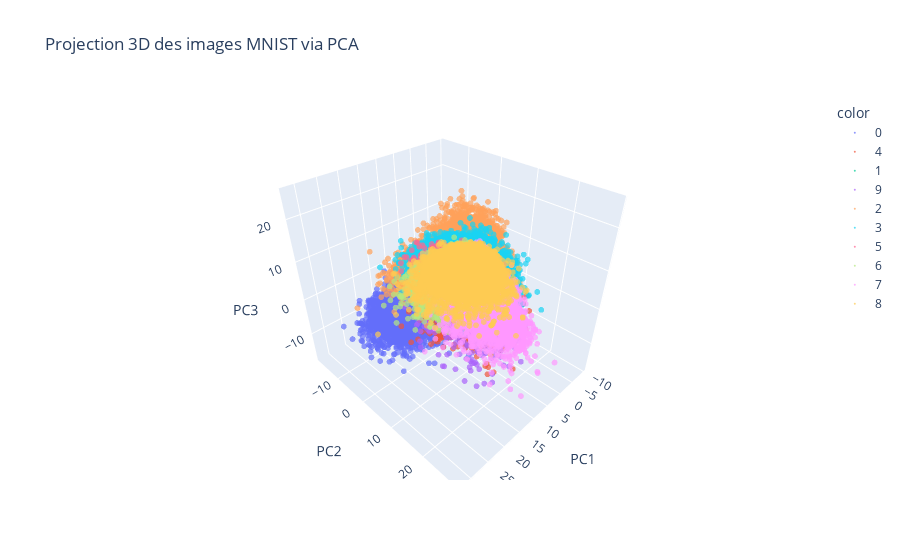

The notebook cell this image was saved under:
### Markdown cell above
## PCA avec 3 composantes principales (Visualisation 3D)

On augmente ici le nombre de composantes principales à **3** au lieu de 2.

Cela nous permet :
- d'observer une séparation supplémentaire qui n’était pas visible en 2D,
- de manipuler l’espace 3D pour explorer les clusters de chiffres.

### Code cell
from sklearn.decomposition import PCA
import plotly.express as px

# Réduction à 3 dimensions
pca_3d = PCA(n_components=3)
X_pca_3d = pca_3d.fit_transform(X_scaled)

# Création d'un DataFrame
df_pca_3d = pd.DataFrame({
    'PC1': X_pca_3d[:, 0],
    'PC2': X_pca_3d[:, 1],
    'PC3': X_pca_3d[:, 2],
    'label': y
})

# Affichage interactif avec Plotly
fig = px.scatter_3d(
    df_pca_3d,
    x='PC1', y='PC2', z='PC3',
    color=df_pca_3d['label'].astype(str),
    title="Projection 3D des images MNIST via PCA",
    labels={"label": "Chiffre"},
    opacity=0.7
)
fig.update_traces(marker=dict(size=2))
fig.show()

### Figure 1 — Plotly figure (JSON) as saved in the notebook; plotly's stock layout.template omitted (floating-point values rounded to 4 significant figures; data arrays with more than 128 entries replaced by an {"elided": "..."} marker saying what was removed)
{"data": [{"hovertemplate": "color=0<br>PC1=%{x}<br>PC2=%{y}<br>PC3=%{z}<extra></extra>", "legendgroup": "0", "marker": {"color": "#636efa", "opacity": 0.7, "size": 2, "symbol": "circle"}, "mode": "markers", "name": "0", "scene": "scene", "showlegend": true, "type": "scatter3d", "x": {"elided": "6903 float values"}, "y": {"elided": "6903 float values"}, "z": {"elided": "6903 float values"}}, {"hovertemplate": "color=4<br>PC1=%{x}<br>PC2=%{y}<br>PC3=%{z}<extra></extra>", "legendgroup": "4", "marker": {"color": "#EF553B", "opacity": 0.7, "size": 2, "symbol": "circle"}, "mode": "markers", "name": "4", "scene": "scene", "showlegend": true, "type": "scatter3d", "x": {"elided": "6824 float values"}, "y": {"elided": "6824 float values"}, "z": {"elided": "6824 float values"}}, {"hovertemplate": "color=1<br>PC1=%{x}<br>PC2=%{y}<br>PC3=%{z}<extra></extra>", "legendgroup": "1", "marker": {"color": "#00cc96", "opacity": 0.7, "size": 2, "symbol": "circle"}, "mode": "markers", "name": "1", "scene": "scene", "showlegend": true, "type": "scatter3d", "x": {"elided": "7877 float values"}, "y": {"elided": "7877 float values"}, "z": {"elided": "7877 float values"}}, {"hovertemplate": "color=9<br>PC1=%{x}<br>PC2=%{y}<br>PC3=%{z}<extra></extra>", "legendgroup": "9", "marker": {"color": "#ab63fa", "opacity": 0.7, "size": 2, "symbol": "circle"}, "mode": "markers", "name": "9", "scene": "scene", "showlegend": true, "type": "scatter3d", "x": {"elided": "6958 float values"}, "y": {"elided": "6958 float values"}, "z": {"elided": "6958 float values"}}, {"hovertemplate": "color=2<br>PC1=%{x}<br>PC2=%{y}<br>PC3=%{z}<extra></extra>", "legendgroup": "2", "marker": {"color": "#FFA15A", "opacity": 0.7, "size": 2, "symbol": "circle"}, "mode": "markers", "name": "2", "scene": "scene", "showlegend": true, "type": "scatter3d", "x": {"elided": "6990 float values"}, "y": {"elided": "6990 float values"}, "z": {"elided": "6990 float values"}}, {"hovertemplate": "color=3<br>PC1=%{x}<br>PC2=%{y}<br>PC3=%{z}<extra></extra>", "legendgroup": "3", "marker": {"color": "#19d3f3", "opacity": 0.7, "size": 2, "symbol": "circle"}, "mode": "markers", "name": "3", "scene": "scene", "showlegend": true, "type": "scatter3d", "x": {"elided": "7141 float values"}, "y": {"elided": "7141 float values"}, "z": {"elided": "7141 float values"}}, {"hovertemplate": "color=5<br>PC1=%{x}<br>PC2=%{y}<br>PC3=%{z}<extra></extra>", "legendgroup": "5", "marker": {"color": "#FF6692", "opacity": 0.7, "size": 2, "symbol": "circle"}, "mode": "markers", "name": "5", "scene": "scene", "showlegend": true, "type": "scatter3d", "x": {"elided": "6312 float values"}, "y": {"elided": "6312 float values"}, "z": {"elided": "6312 float values"}}, {"hovertemplate": "color=6<br>PC1=%{x}<br>PC2=%{y}<br>PC3=%{z}<extra></extra>", "legendgroup": "6", "marker": {"color": "#B6E880", "opacity": 0.7, "size": 2, "symbol": "circle"}, "mode": "markers", "name": "6", "scene": "scene", "showlegend": true, "type": "scatter3d", "x": {"elided": "6876 float values"}, "y": {"elided": "6876 float values"}, "z": {"elided": "6876 float values"}}, {"hovertemplate": "color=7<br>PC1=%{x}<br>PC2=%{y}<br>PC3=%{z}<extra></extra>", "legendgroup": "7", "marker": {"color": "#FF97FF", "opacity": 0.7, "size": 2, "symbol": "circle"}, "mode": "markers", "name": "7", "scene": "scene", "showlegend": true, "type": "scatter3d", "x": {"elided": "7293 float values"}, "y": {"elided": "7293 float values"}, "z": {"elided": "7293 float values"}}, {"hovertemplate": "color=8<br>PC1=%{x}<br>PC2=%{y}<br>PC3=%{z}<extra></extra>", "legendgroup": "8", "marker": {"color": "#FECB52", "opacity": 0.7, "size": 2, "symbol": "circle"}, "mode": "markers", "name": "8", "scene": "scene", "showlegend": true, "type": "scatter3d", "x": {"elided": "6825 float values"}, "y": {"elided": "6825 float values"}, "z": {"elided": "6825 float values"}}], "layout": {"legend": {"title": {"text": "color"}, "tracegroupgap": 0}, "scene": {"domain": {"x": [0, 1], "y": [0, 1]}, "xaxis": {"title": {"text": "PC1"}}, "yaxis": {"title": {"text": "PC2"}}, "zaxis": {"title": {"text": "PC3"}}}, "title": {"text": "Projection 3D des images MNIST via PCA"}}}
